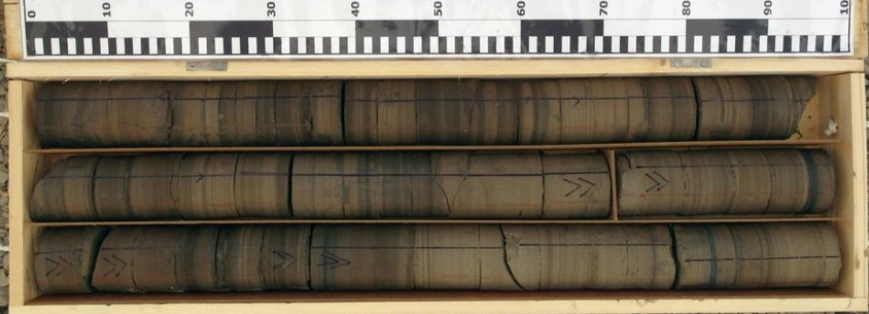
#> input picture Image_de_test/carrote.jpg, 869 x 314 px
$ python lineDetection.py
#> lines starting #> are read from the running program, lines starting #| are printed output that depends on the picture
import cv2 as cv
import numpy as np
import sys
import matplotlib.pyplot  as plt

def empty(a):
    pass

#trackbar

cv.namedWindow("TrackBars")
cv.resizeWindow("TrackBars",840,240)
cv.createTrackbar("Treshold1 Min","TrackBars",0,255,empty)
cv.createTrackbar("Treshold2 Min","TrackBars",0,255,empty)
while True:

    # Load the image
    image = cv.imread('Image_de_test/carrote.jpg')
#> image is the input picture: shape (314, 869, 3); mean B, G, R 85.5, 103.7, 114.5
    image = cv.cvtColor(image, cv.COLOR_BGR2RGB)

    # Grayscale
    gray = cv.cvtColor(image, cv.COLOR_BGR2GRAY)
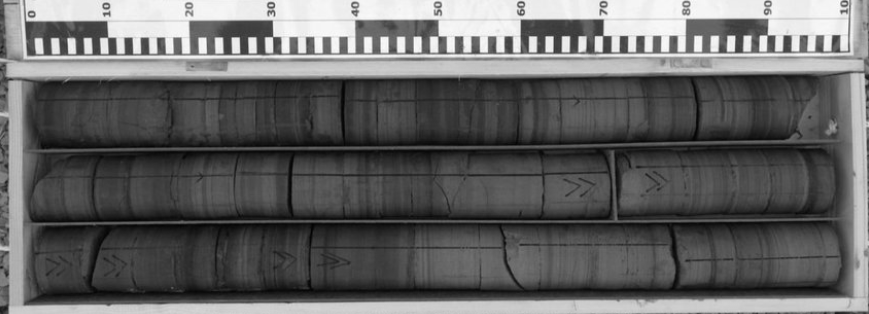
#> gray: shape (314, 869); min 2, max 255, mean 99.5

    #track value
    t_value1 = cv.getTrackbarPos("Treshold1 Min","TrackBars")
    t_value2 = cv.getTrackbarPos("Treshold2 Min","TrackBars")

    # Canny Edges
    edges = cv.Canny(gray, t_value1, t_value2)
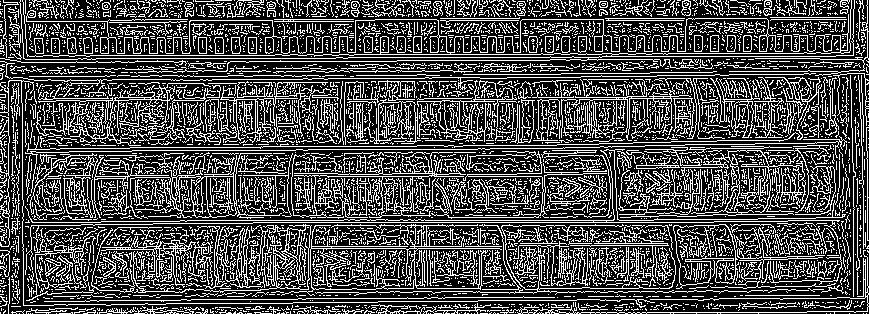
#> edges: shape (314, 869); 29.9% white in thin lines or dots
    # Run HoughLines Fucntion
    lines = cv.HoughLines(edges, 1, np.pi/180, 150)
    # Run for loop through each line
    for line in lines:
        rho, theta = line[0]
        a = np.cos(theta)
        b = np.sin(theta)
        x0 = a * rho
        y0 = b * rho
        x_1 = int(x0 + 1000 * (-b))
        y_1 = int(y0 + 1000 * (a))
        x_2 = int(x0 - 1000 * (-b))
        y_2 = int(y0 - 1000 * (a))
        cv.line(image, (x_1, y_1), (x_2, y_2), (255, 0, 0), 2)
#> this loop made 5033 passes
#> (rho, theta, a, b, x0, y0, x_1, y_1) on passes 1 to 3: (222, 1.57, -4.37e-08, 1, -9.7e-06, 222, -1000, 221), (220, 1.57, -4.37e-08, 1, -9.62e-06, 220, -1000, 219), (312, 1.57, -4.37e-08, 1, -1.36e-05, 312, -1000, 311)
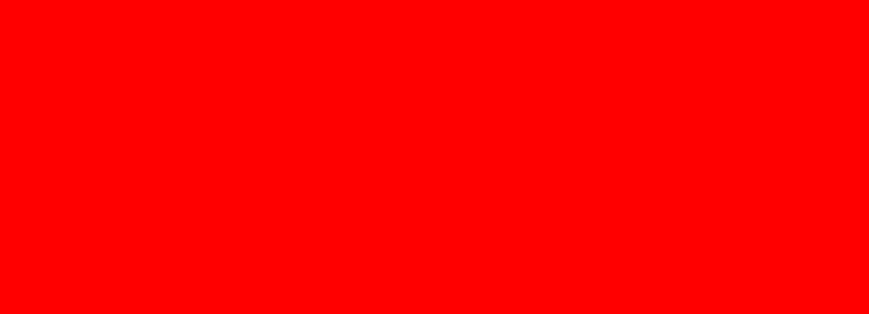
#> image: shape (314, 869, 3); mean R, G, B 255, 0, 0
    # Show Final output
    cv.imshow('carrote',image)
    cv.imshow('canny',edges)
    cv.waitKey(1)
